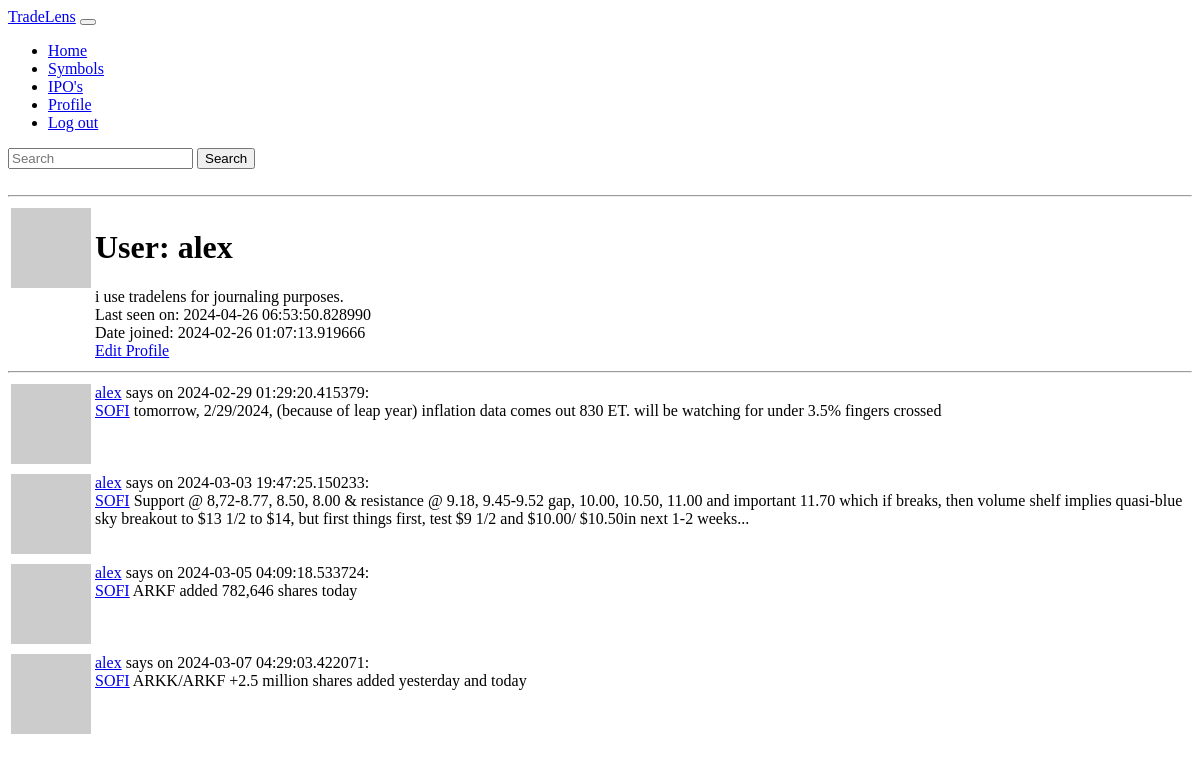
/user/alex (signed in), run on an earlier commit of the app's database.
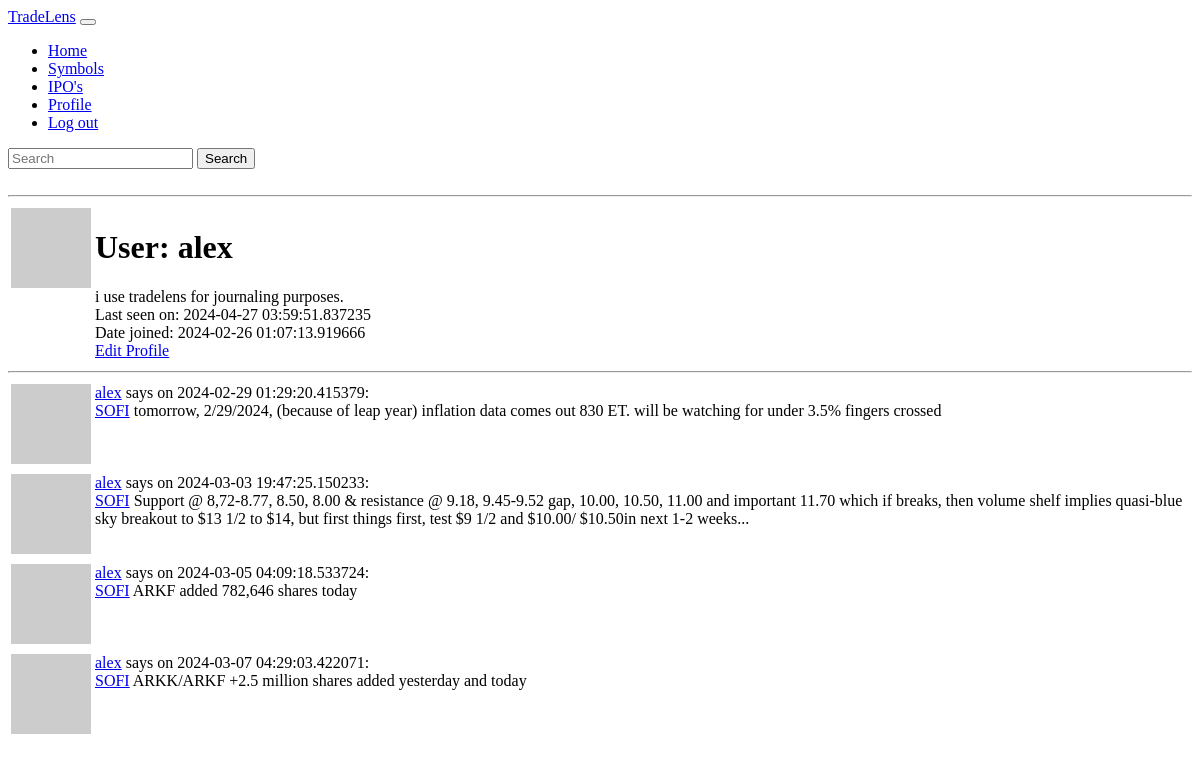
And on a later commit of the database.
### app/models.py (models this page shows, shortened)
class User(db.Model, UserMixin):
    id: so.Mapped[int] = so.mapped_column(primary_key=True)
    username: so.Mapped[str] = so.mapped_column(sa.String(64), index=True, unique=True)
    email: so.Mapped[str] = so.mapped_column(sa.String(120), index=True, unique=True)
    password_hash: so.Mapped[Optional[str]] = so.mapped_column(sa.String(256))
    about_me: so.Mapped[Optional[str]] = so.mapped_column(sa.String(200))
    last_seen: so.Mapped[Optional[datetime]] = so.mapped_column(default=lambda: datetime.now(timezone.utc))
    date_joined: so.Mapped[Optional[datetime]] = so.mapped_column(index=True, default=lambda: datetime.now(timezone.utc))
    posts: so.WriteOnlyMapped['Post'] = so.relationship(back_populates='author')
    watching = db.relationship('Stocks', secondary=watchlist, backref='watchers')
    def avatar(self, size):
        digest = md5(self.email.lower().encode('utf-8')).hexdigest()
        return f'https://www.gravatar.com/avatar/{digest}?d=identicon&s={size}'  # url of user's avatar image
    following: so.WriteOnlyMapped['User'] = so.relationship(
        secondary=followers,
        primaryjoin=(followers.c.follower_id == id),
        secondaryjoin=(followers.c.following_id == id),
        back_populates='followers'
    )
    followers: so.WriteOnlyMapped['User'] = so.relationship(
        secondary=followers,
        primaryjoin=(followers.c.following_id == id),
        secondaryjoin=(followers.c.follower_id == id),
        back_populates='following'
    )

class Post(db.Model):
    id: so.Mapped[int] = so.mapped_column(primary_key=True)
    title: so.Mapped[str] = so.mapped_column(sa.String(10), index=True)
    content: so.Mapped[str] = so.mapped_column(sa.Text())
    timestamp: so.Mapped[datetime] = so.mapped_column(index=True, default=lambda: datetime.now(timezone.utc))
    user_id: so.Mapped[int] = so.mapped_column(sa.ForeignKey(User.id), index=True)  # foreign key to link user_id which refers to the primary key id from the User model
    author: so.Mapped[User] = so.relationship(back_populates='posts')

### app/routes.py (the view)
@app.route('/user/<username>')
@login_required
def user(username):
    user = User.query.filter_by(username=username).first_or_404()
    form = EmptyForm()
    posts = Post.query.order_by(Post.timestamp).where(Post.user_id == user.id)
    return render_template('user.html', title=f'{user.username}', user=user, posts=posts, form=form)

### app/forms.py
class EmptyForm(FlaskForm):
    submit = SubmitField('Submit')

class SearchForm(FlaskForm):
    searched = StringField("Searched", validators=[DataRequired()])  # name="searched" attribute, in form of navbar.html
    submit = SubmitField("Submit")

### app/models.py (called while the page is built)
@login_manager.user_loader
def load_user(id):  # Flask-Login passes id argument as string
    return db.session.get(User, int(id))

### app/routes.py (called while the page is built)
@app.before_request
def before_request():
    if current_user.is_authenticated:  # if current_user is logged in
        current_user.last_seen = datetime.now(timezone.utc)  # set last seen field to current time
        db.session.commit()

@app.context_processor
def base():
    form = SearchForm()
    return dict(form=form)

### app/templates/user.html
{% extends 'base.html' %}
{% block content %}
    <table>
        <tr valign="top">
            <td><img src="{{ user.avatar(128) }}" alt=""></td>
            <td>
                <h1>User: {{ user.username }}</h1>
                {% if user.about_me %} {{ user.about_me }} {% endif %} <br>
                {% if user.last_seen %} Last seen on: {{ user.last_seen }} {% endif %} <br>
                {% if user.date_joined %} Date joined: {{ user.date_joined }} {% endif %} <br>
                {% if user == current_user %}
                    <a href="{{ url_for('edit_profile') }}">Edit Profile</a>
                {% elif not current_user.is_following(user) %}
                    <form action="{{ url_for('follow', username=user.username) }}" method="post">
                        {{ form.hidden_tag() }}
                        {{ form.submit(value='Follow')}}
                    </form>
                {% else %}
                    <form action="{{ url_for('unfollow', username=user.username) }}" method="post">
                        {{ form.hidden_tag() }}
                        {{ form.submit(value='Unfollow')}}
                    </form>
                {% endif %}
            </td>
        </tr>
    </table>
    <hr>
    {% for post in posts %}
        {% include '_post.html' %}
    {% endfor %}
{% endblock %}

### app/templates/base.html (shortened to what this page needs)
<!doctype html>
<html lang="en">
    <head>
    </head>
    <body>
        {% include 'navbar.html' %}
        <br/> <hr>
        {% block content %}
        {% endblock %}
    </body>
</html>

### app/templates/navbar.html (shortened to what this page needs)
<nav class="navbar navbar-expand-lg bg-body-tertiary">
    <div class="container-fluid">
        <a class="navbar-brand" href="{{ url_for('index') }}">TradeLens</a>
        <button class="navbar-toggler" type="button" data-bs-toggle="collapse" data-bs-target="#navbarSupportedContent"
            aria-controls="navbarSupportedContent" aria-expanded="false" aria-label="Toggle navigation">
        </button>
        <div class="collapse navbar-collapse" id="navbarSupportedContent">
            <ul class="navbar-nav me-auto mb-2 mb-lg-0">
                <li class="nav-item">
                    <a class="nav-link" href=" {{ url_for('index') }}">Home</a>
                </li>
                <li class="nav-item">
                    <a class="nav-link" href=" {{ url_for('symbol_main') }}">Symbols</a>
                </li>
                <li class="nav-item">
                    <a class="nav-link" href=" {{ url_for('ipos') }}">IPO's</a>
                </li>
                {% if current_user.is_anonymous %}
                <li class="nav-item">
                    <a class="nav-link" href=" {{ url_for('login') }}">Log in</a>
                </li>
                {% else %}
                <li class="nav-item">
                    <a class="nav-link" href=" {{ url_for('user', username=current_user.username) }}">Profile</a>
                </li>
                <li class="nav-item">
                    <a class="nav-link" href=" {{ url_for('logout') }}">Log out</a>
                </li>
                {% endif %}
            </ul>
            <form method="POST" action="{{ url_for('search') }}" class="d-flex" role="search">
                <input class="form-control me-2" type="search" placeholder="Search" aria-label="Search", name="searched">
                <button class="btn btn-outline-success" type="submit">Search</button>
            </form>
        </div>
    </div>
</nav>

### app/templates/_post.html
<table>
    <tr valign="top">
        <td><img src="{{ post.author.avatar(36) }}" alt=""></td>
        <td><a href="{{ url_for('user', username=post.author.username) }}">{{ post.author.username }}</a>
            says on {{ post.timestamp }}: <br>
            <a href="{{ url_for('symbol', symbol=post.title) }}">{{ post.title }}</a>
            {{ post.content }} <br>
        </td>
    </tr>
</table>

What changed in the data, as far as the page shows it:
changed User "alex": last_seen "2024-04-26 06:53:50.828990" → "2024-04-27 03:59:51.837235"
